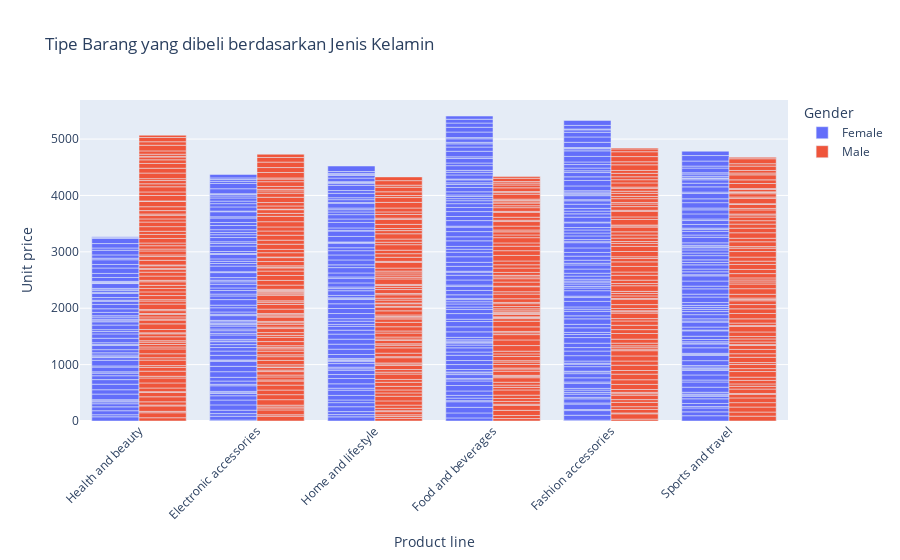

Notebook source saved alongside this figure:
### Code cell
fig = px.bar(df,x='Product line',y='Unit price',color='Gender',barmode='group',title='Tipe Barang yang dibeli berdasarkan Jenis Kelamin')
fig.update_layout(uniformtext_minsize=8 , xaxis_tickangle=-45)

### Figure 1 — Plotly figure (JSON) as saved in the notebook; plotly's stock layout.template omitted (floating-point values rounded to 4 significant figures; data arrays with more than 128 entries replaced by an {"elided": "..."} marker saying what was removed)
{"data": [{"alignmentgroup": "True", "hovertemplate": "Gender=Female<br>Product line=%{x}<br>Unit price=%{y}<extra></extra>", "legendgroup": "Female", "marker": {"color": "#636efa", "pattern": {"shape": ""}}, "name": "Female", "offsetgroup": "Female", "orientation": "v", "showlegend": true, "textposition": "auto", "type": "bar", "x": {"elided": "501 str values"}, "xaxis": "x", "y": {"elided": "501 float values"}, "yaxis": "y"}, {"alignmentgroup": "True", "hovertemplate": "Gender=Male<br>Product line=%{x}<br>Unit price=%{y}<extra></extra>", "legendgroup": "Male", "marker": {"color": "#EF553B", "pattern": {"shape": ""}}, "name": "Male", "offsetgroup": "Male", "orientation": "v", "showlegend": true, "textposition": "auto", "type": "bar", "x": {"elided": "499 str values"}, "xaxis": "x", "y": {"elided": "499 float values"}, "yaxis": "y"}], "layout": {"barmode": "group", "legend": {"title": {"text": "Gender"}, "tracegroupgap": 0}, "title": {"text": "Tipe Barang yang dibeli berdasarkan Jenis Kelamin"}, "uniformtext": {"minsize": 8}, "xaxis": {"anchor": "y", "domain": [0, 1], "tickangle": -45, "title": {"text": "Product line"}}, "yaxis": {"anchor": "x", "domain": [0, 1], "title": {"text": "Unit price"}}}}
